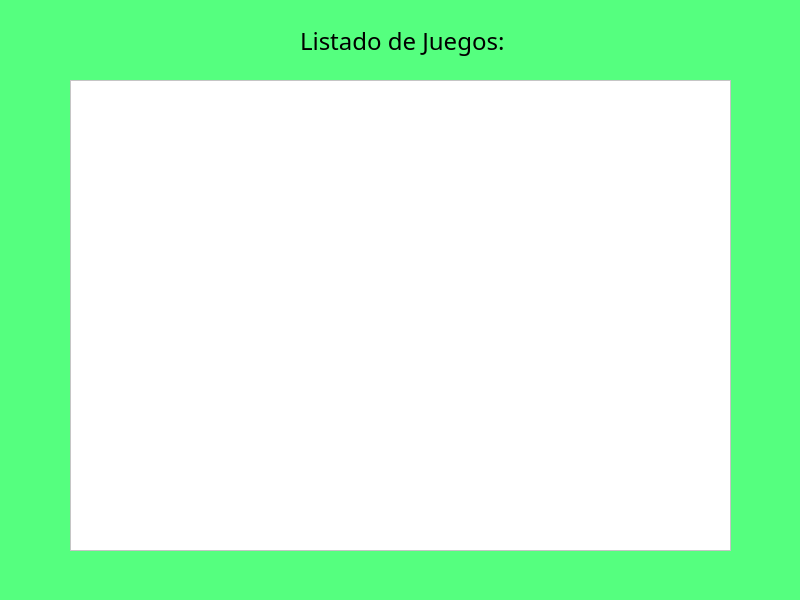
<?xml version="1.0" encoding="UTF-8"?>
<ui version="4.0">
 <class>MainWindow</class>
 <widget class="QMainWindow" name="MainWindow">
  <property name="geometry">
   <rect>
    <x>0</x>
    <y>0</y>
    <width>800</width>
    <height>600</height>
   </rect>
  </property>
  <property name="windowTitle">
   <string>MainWindow</string>
  </property>
  <property name="styleSheet">
   <string notr="true">background-color: rgb(85, 255, 127);</string>
  </property>
  <widget class="QWidget" name="centralwidget">
   <widget class="QLabel" name="label">
    <property name="geometry">
     <rect>
      <x>300</x>
      <y>10</y>
      <width>231</width>
      <height>61</height>
     </rect>
    </property>
    <property name="font">
     <font>
      <family>MV Boli</family>
      <pointsize>18</pointsize>
      <weight>50</weight>
      <italic>false</italic>
      <bold>false</bold>
     </font>
    </property>
    <property name="styleSheet">
     <string notr="true">font: 18pt &quot;MV Boli&quot;;
</string>
    </property>
    <property name="text">
     <string>Listado de Juegos:</string>
    </property>
   </widget>
   <widget class="QTextEdit" name="listado_juegos">
    <property name="geometry">
     <rect>
      <x>70</x>
      <y>80</y>
      <width>661</width>
      <height>471</height>
     </rect>
    </property>
    <property name="styleSheet">
     <string notr="true">background-color: rgb(255, 255, 255);</string>
    </property>
   </widget>
  </widget>
  <widget class="QStatusBar" name="statusbar"/>
 </widget>
 <resources/>
 <connections/>
</ui>
